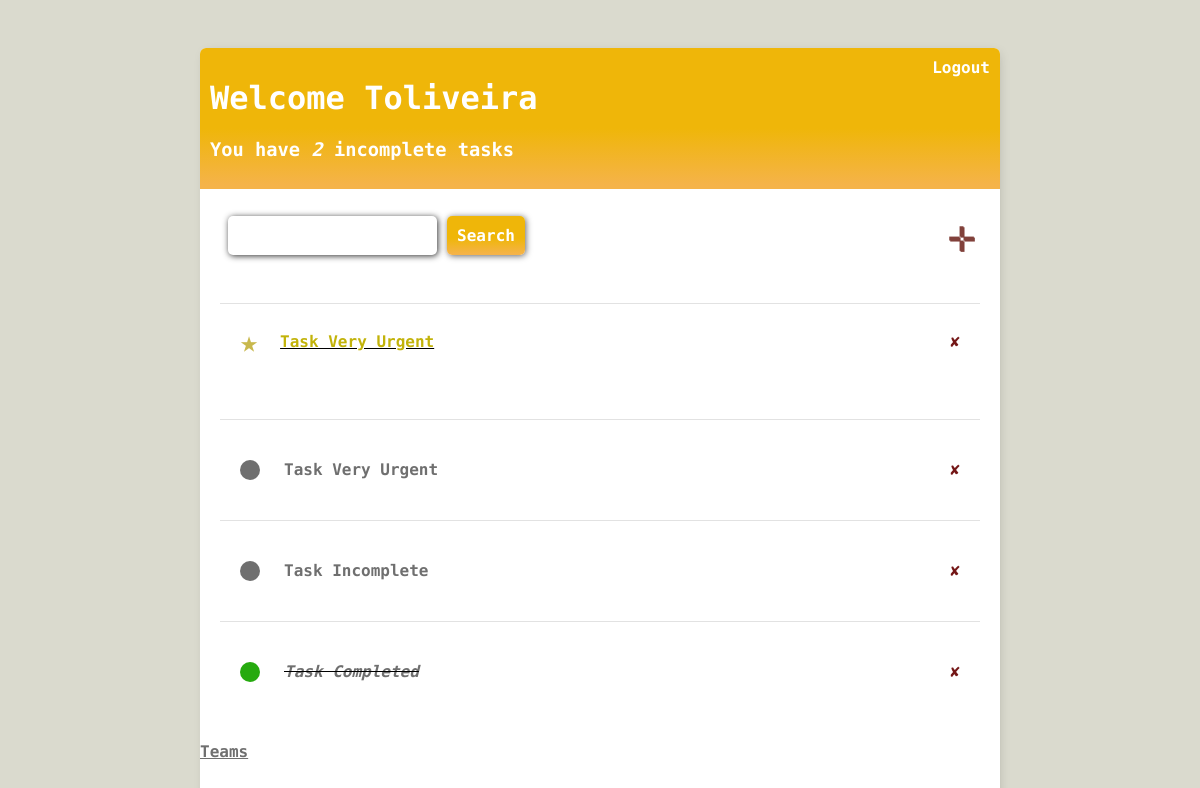
The app's page / (signed in), older data.
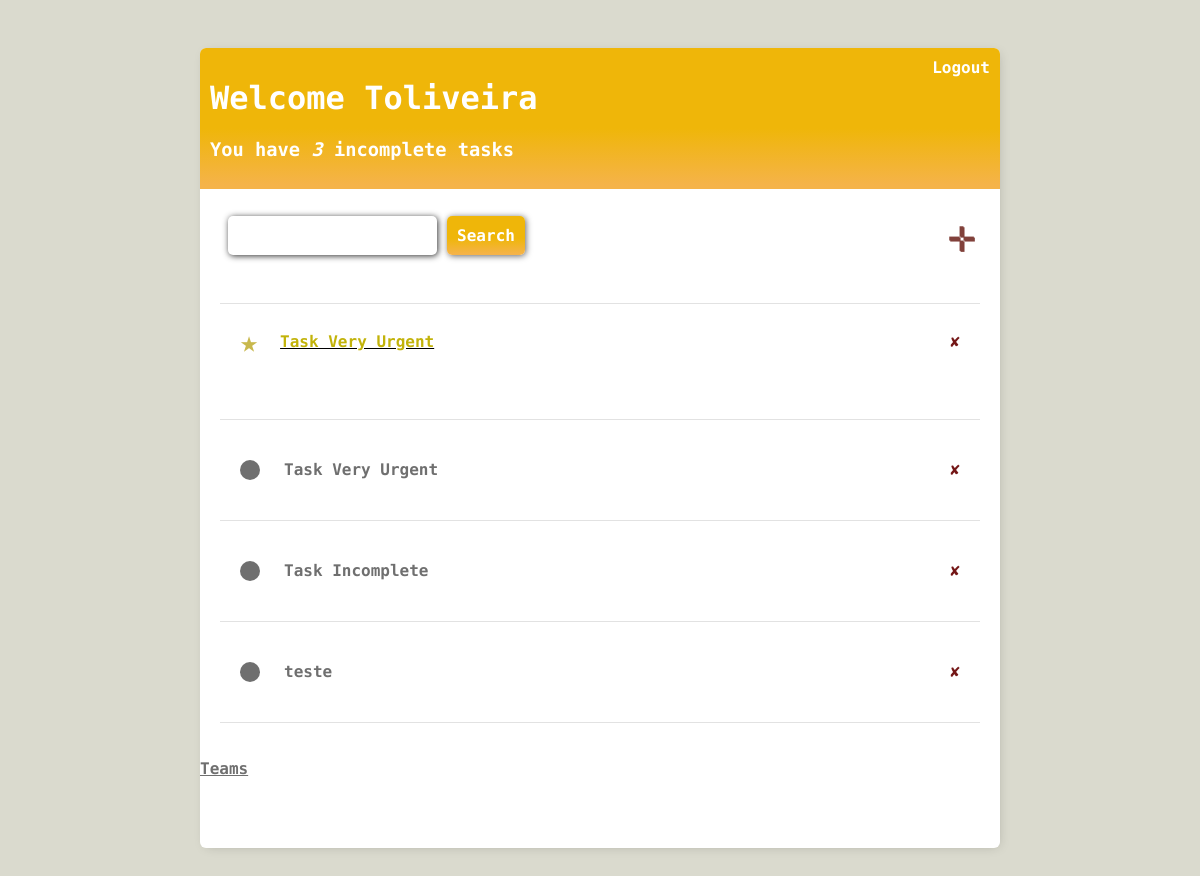
The same page, newer data.
### main/models.py (models this page shows, shortened)
class Task(models.Model):
    user = models.ForeignKey(User, on_delete=models.CASCADE, null=True, blank=True)
    team = models.ForeignKey(Team, on_delete=models.CASCADE, null=True, blank=True)
    title = models.CharField(max_length=100, null=True, blank=True)
    description = models.TextField(null=True, blank=True)
    urgent = models.BooleanField(default=False)
    complete = models.BooleanField(default=False)
    created = models.DateTimeField(auto_now_add=True)
    class Meta:
        ordering = ["complete","created"]

### main/views.py (the view)
# urls.py: path('', taskList.as_view(), name='tasks'),
class taskList(LoginRequiredMixin, ListView):
    model = Task
    context_object_name = 'tasks'
    def get_context_data(self, **kwargs):
        context = super().get_context_data(**kwargs)
        context['tasks'] = context['tasks'].filter(user = self.request.user)
        context['count'] = context['tasks'].filter(complete = False).count()
        search_input = self.request.GET.get("search-area") or ''
        if search_input:
            context['tasks'] = context['tasks'].filter(title__icontains=search_input)
        context['search_input'] = search_input
        return context

### main/templates/main/task_list.html (shortened to what this page needs)
{% extends 'main/base.html' %}
{% block content %}
<div class="list-container">
    <div class="header-bar">
        <div>
            <h1>Welcome {{request.user|title}}</h1>
            <h3>You have <i>{{count}}</i> incomplete task{{count|pluralize:"s"}}</h3>
        </div>
        {% if request.user.is_authenticated %}
            <a href="{% url 'logout' %}">Logout</a>
        {% else %}
            <a href="{% url 'login' %}">Login</a>
        {% endif %}
    </div>
    <div class="list-form">
        <div class="list-form-header">
            <div class="list-form-search">
                <form method="GET">
                    <input type="text" name="search-area" value="{{search_input}}">
                    <input class="search-button" type="submit" value="Search">
                </form>
            </div>
            <a class="list-form-header-add" href="{% url 'task-create' %}">&#10011;</a>
        </div>
        <div class="list-VIP">
            {% for task in tasks %}
                {% if task.urgent and not task.complete%}
                <div class="list-VIP-content">
                    <div class="list-VIP-item">
                        <div class="list-VIP-icon">&#9733;</div>
                        <u><a href="{% url 'task-update' task.id%}">{{task.title}}</a></u>
                    </div>
                    <a href="{% url 'task-delete' task.id %}" class="list-delete">&#10008;</a>
                </div>
                {% endif %}
            {% endfor %}
        </div>
        <div class="list">
            {% for task in tasks %}
            <div class="list-content-wrapper">
                <div class="list-content-title">
                {% if task.complete %}
                    <div class="list-content-complete"></div>
                    <i><s><a href="{%url 'task-update' task.id%}">{{task.title}}</a></s></i>
                {%else%}
                    <div class="list-content-imcomplete"></div>
                    <a href="{%url 'task-update' task.id%}">{{task.title}}</a>
                {%endif%}
                </div>
                <div class="list-content-delete">
                    <a href="{%url 'task-delete' task.id%}" class="list-delete">&#10008;</a>
                </div>
            </div>
            {%empty%}
            <p>Task list is empty</p>
            {%endfor%}
        </div>
        <div class="team-container">
            <a href="{% url 'team-list'%}">Teams</a>
        </div>
    </div>
</div>
{% endblock %}

### main/templates/main/base.html (shortened to what this page needs)
{% load static %}
<!DOCTYPE html>
<html lang="en">
<head>
    <link rel="stylesheet" type="text/css" href="{% static 'css/style.css' %}">
</head>
<body>
    <div class="main-container">
        {% block content %}
        {% endblock %}
    </div>
</body>
</html>

### static/css/style.css (style rules this page uses)
* { font-family: 'Roboto Mono', monospace; }
body { background-color: rgb(218, 218, 206); padding-top: 40px; }
.main-container { max-width: 50rem; max-height: 50rem; margin: auto; background-color: #fff; box-shadow: 2px 2px 12px -4px rgba(0,0,0,0.21); border-radius: 6px; }
.list-form { background-color: #fff; font-weight: 800; }
.header-bar { display: flex; justify-content: space-between; margin: 0; color: #fff; background: linear-gradient(0deg, rgb(245, 179, 73) 3%, rgb(239, 182, 9) 43%); padding: 10px; border-radius: 6px 6px 0 0; }
.header-bar a { text-decoration: none; color: #fff; font-size: 16px; }
.list-form-header { display: flex; align-items: center; justify-content: space-between; padding: 10px; padding-right: 25px; }
.list-form-header a { text-decoration: none; font-size: 45px; text-shadow: 1px 1px #81413b; color:#81413b; }
.list-form-header input[type=text] { padding: 10px; border-radius: 5px; font-size: 16px; border: none; box-shadow: 1px 1px 6px #000000ce; font-weight: 800; }
.search-button { padding: 10px; border-radius: 5px; border: none; background: linear-gradient(0deg, rgb(245, 179, 73) 3%, rgb(239, 182, 9) 43%); color: #fff; font-weight: 800; font-size: 16px; cursor: pointer; box-shadow: 1px 1px 6px #0000009a; }
.list-VIP { display: flex; flex-direction: column; padding: 20px; max-height: 11rem; overflow-y: auto; }
.list-VIP a { text-decoration: none; }
.list-delete { text-decoration: none; color:rgb(116, 23, 23); }
.list-VIP-content { display: flex; align-items: center; justify-content: space-between; padding: 20px; background-color: #fff; border-top: 1px solid rgb(226,226,226) }
.list-VIP-item { display: flex; align-items: center; justify-content: space-between; gap: 20px; }
.list-VIP-item a { color: rgb(194, 179, 10); }
.list-VIP-icon { font-weight: 800; font-size: 30px; margin-right: 2px; color: rgba(179, 156, 8, 0.722); }
.list-form-header { display: flex; align-items: center; }
.list { padding: 20px; display: flex; flex-direction: column; overflow: hidden; overflow-y: auto; max-height: 20em; min-height: auto; }
.list-container { min-height: 50rem; }
.list-content-wrapper { display: flex; align-items: center; justify-content: space-between; padding: 20px; background-color: #fff; border-top: 1px solid rgb(226,226,226); }
.list-content-title { display: flex; align-items: center; justify-content: space-between; padding: 20px; gap: 20px; }
.list-content-title a { text-decoration: none; margin-left: 4px; }
.list-content-imcomplete { width: 20px; height: 20px; background-color:rgb(111, 111, 111); border-radius: 50%; margin-left: -20px; }
.list-form-search { margin: 0; padding: 1.1em; display: flex; flex-direction: row; }
.list-form-search input[type=text] { width: 60%; }
a, p { color:rgb(111, 111, 111) }
a { font-weight: 600; }
input[type=text], input[type=password], textarea { padding: 10px; border-radius: 5px; font-size: 16px; border: none; box-shadow: 1px 1px 6px #000000ce; font-weight: 800; width: 90%; }

Row changes from the older to the newer data that the page shows:
no longer on this page (row unchanged): Task: title "Task Completed"
added Task: title "teste"
Text that changed along with them:
{{ count }}: "2" → "3"
